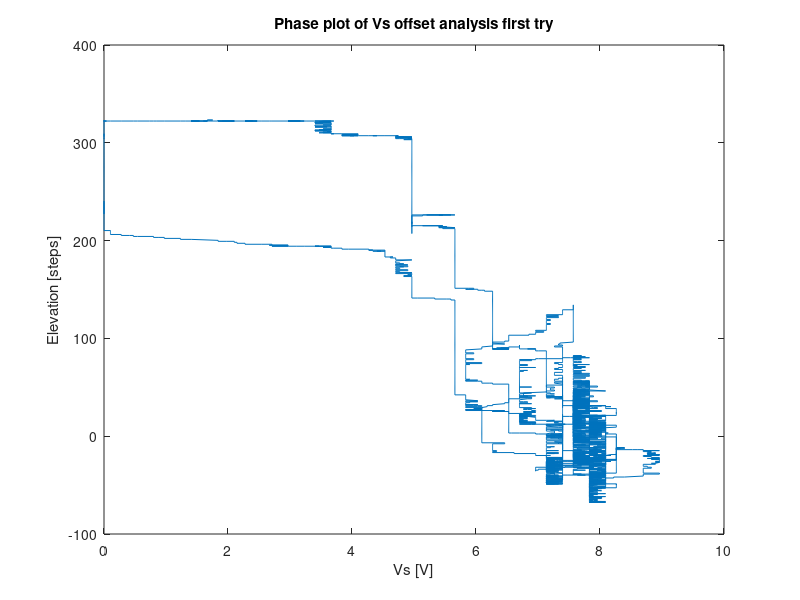
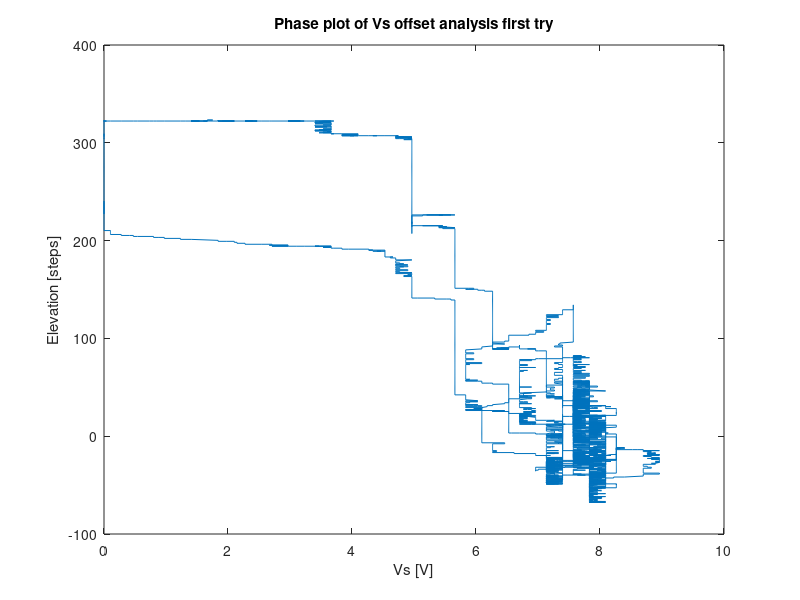
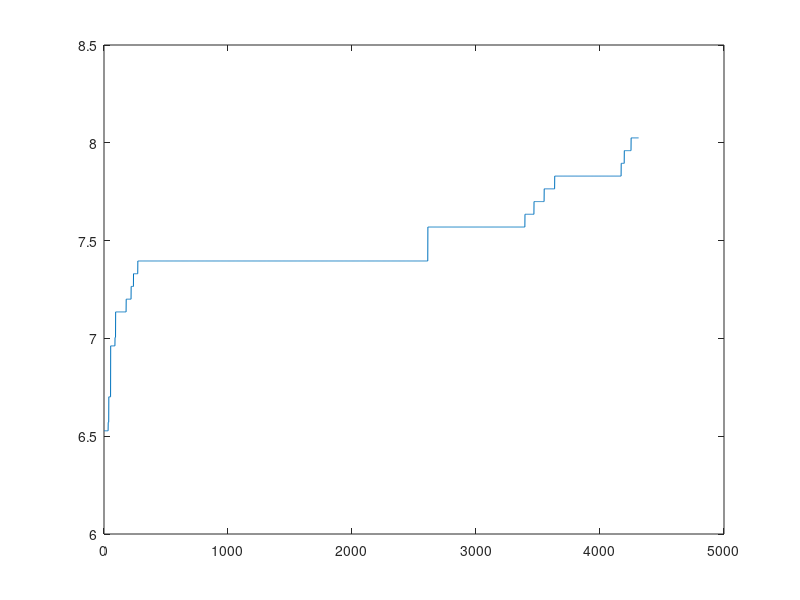

Recreate these plots in MATLAB, in order.
margin = 5;

input1 = load('p1t2_Vs-offset_Vs_v2.mat');
voltages = input1.ans(2,:);

input2 = load('p1t2_Vs-offset_elevation_v2.mat');
elevations = input2.ans(2,:);

candidates = zeros(1, size(voltages, 2));

candidate_count = 0;

for i = 1:size(voltages, 2)
    if abs(elevations(i)) < margin
        candidate_count = candidate_count + 1;
        candidates(candidate_count) = voltages(i);
    end
end

candidates = sort(candidates(1,1:candidate_count),'ascend');

min_voltage = candidates(1);
max_voltage = candidates(end);
delta_voltage = max_voltage - min_voltage;
percentile = 0.1;
lower_tresh = min_voltage + percentile*delta_voltage;
upper_tresh = min_voltage + (1-percentile)*delta_voltage;

candidates_no_outliers = zeros(1, size(candidates, 2));

candidates_no_outliers_count = 0;

for i = 1:size(candidates, 2)
    if lower_tresh < candidates(i) && candidates(i) < upper_tresh
        candidates_no_outliers_count = candidates_no_outliers_count + 1;
        candidates_no_outliers(candidates_no_outliers_count) = candidates(i);
    end
end

candidates_no_outliers = sort(candidates_no_outliers(1,1:candidates_no_outliers_count),'ascend');

plot(candidates_no_outliers);
figure;

avg_voltage = mean(candidates_no_outliers,2);

%%

plot(voltages, elevations);
title('Phase plot of Vs offset analysis first try');
xlabel('Vs [V]');
ylabel('Elevation [steps]');
print('p1t2_Vs_offset_phase_plot_first_try', '-djpeg');
print('p1t2_Vs_offset_phase_plot_first_try', '-depsc');